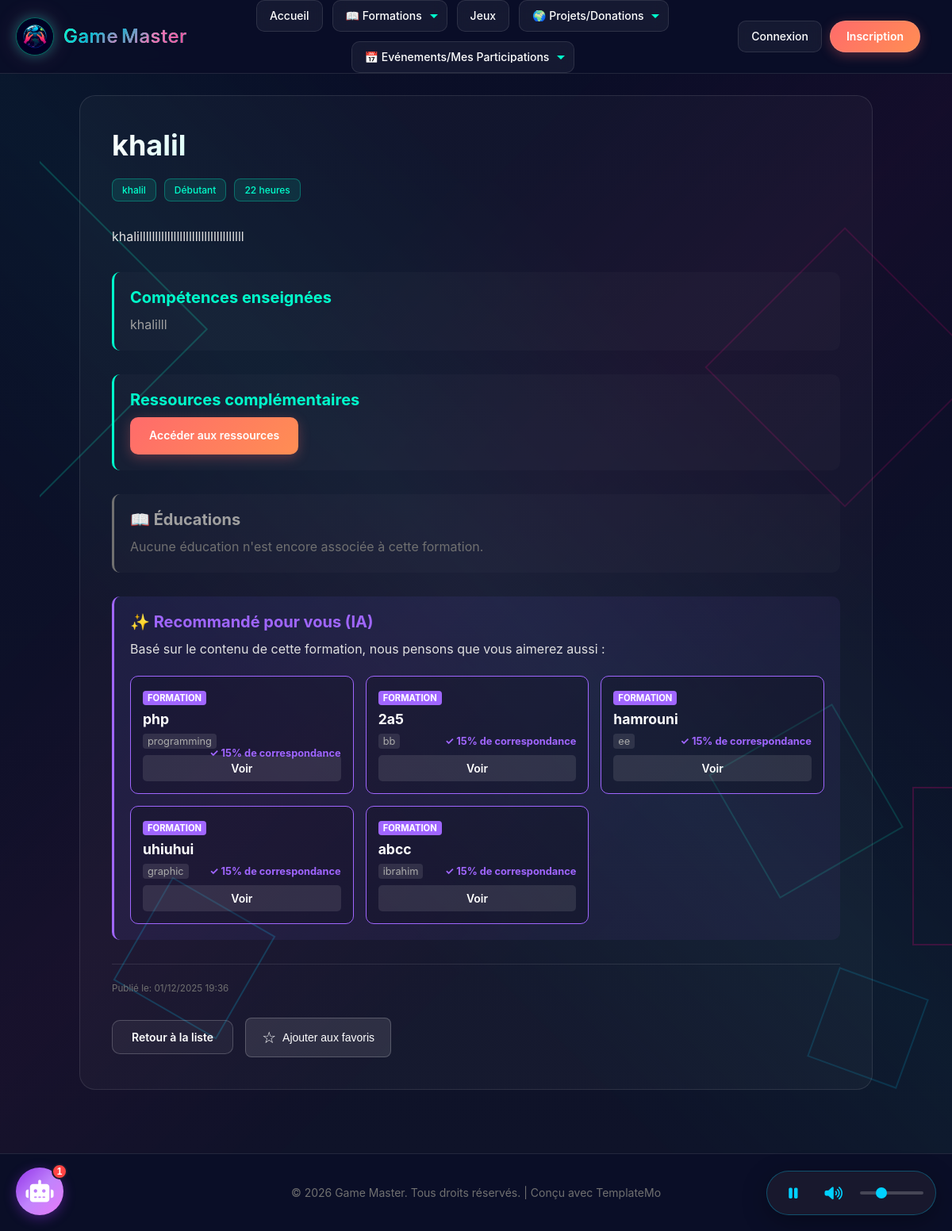
The page /?controller=formation&action=detail&id=19 on the database its author committed.
### tables this page shows
CREATE TABLE `formations` (
  `id` int(11) NOT NULL,
  `title` varchar(255) NOT NULL,
  `description` text NOT NULL,
  `competences` text DEFAULT NULL,
  `difficulte` enum('Débutant','Intermédiaire','Avancé') DEFAULT 'Débutant',
  `duree` int(11) DEFAULT 0,
  `categorie` varchar(255) DEFAULT NULL,
  `lien_ressources` varchar(500) DEFAULT NULL,
  `impact_social` text DEFAULT NULL,
  `created_at` timestamp NOT NULL DEFAULT current_timestamp(),
  `updated_at` timestamp NOT NULL DEFAULT current_timestamp() ON UPDATE current_timestamp(),
  `category_id` int(11) DEFAULT NULL
);

### views/front/formation_details.php (the view, shortened to what the rows shown need)
<?php
include "views/front/includes/header.php";
?>
<section class="content-section">
    <div class="content-container">
        <?php if (isset($result) && $result) { ?>
            <article class="detail-card">
                <h2><?php echo htmlspecialchars($result['title']); ?></h2>
                <div class="meta-info">
                    <?php if (!empty($result['categorie'])) { ?>
                        <span class="badge"><?php echo htmlspecialchars($result['categorie']); ?></span>
                    <?php } ?>
                    <?php if (!empty($result['difficulte'])) { ?>
                        <span class="badge"><?php echo htmlspecialchars($result['difficulte']); ?></span>
                    <?php } ?>
                    <?php if (!empty($result['duree'])) { ?>
                        <span class="badge"><?php echo htmlspecialchars($result['duree']); ?> heures</span>
                    <?php } ?>
                </div>
                <div class="description">
                    <p><?php echo nl2br(htmlspecialchars($result['description'])); ?></p>
                </div>
                <?php if (!empty($result['competences'])) { ?>
                    <div class="info-section">
                        <h3>Compétences enseignées</h3>
                        <p><?php echo htmlspecialchars($result['competences']); ?></p>
                    </div>
                <?php } ?>
                <?php if (!empty($result['lien_ressources'])) { ?>
                    <div class="info-section">
                        <h3>Ressources complémentaires</h3>
                        <p><a href="<?php echo htmlspecialchars($result['lien_ressources']); ?>" target="_blank" class="btn btn-primary">Accéder aux ressources</a></p>
                    </div>
                <?php } ?>
                <?php if (isset($relatedEducations) && count($relatedEducations) > 0) { ?>
                    <div class="info-section" style="background: rgba(0, 255, 204, 0.05); border-left-color: #00ffcc; margin-top: 30px;">
                        <h3 style="color: #00ffcc;">📖 Éducations de cette Formation</h3>
                        <p style="margin-bottom: 20px; color: #a0a0a0;">
                            Cette formation comprend <?php echo count($relatedEducations); ?> éducation(s):
                        </p>
                        <div class="educations-list" style="display: grid; gap: 15px;">
                            <?php foreach($relatedEducations as $education) { ?>
                                <div class="education-card" style="background: rgba(255, 255, 255, 0.03); border: 1px solid rgba(0, 255, 204, 0.2); border-radius: 10px; padding: 20px; transition: all 0.3s ease; cursor: pointer;"
                                     onmouseover="this.style.background='rgba(0, 255, 204, 0.08)'; this.style.borderColor='rgba(0, 255, 204, 0.4)'; this.style.transform='translateY(-2px)';"
                                     onmouseout="this.style.background='rgba(255, 255, 255, 0.03)'; this.style.borderColor='rgba(0, 255, 204, 0.2)'; this.style.transform='translateY(0)';">
                                    <h4 style="margin: 0 0 10px 0; color: #ffffff;">
                                        <a href="?controller=education&action=detail&id=<?php echo $education['id']; ?>"
                                           style="color: #00ffcc; text-decoration: none;">
                                            <?php echo htmlspecialchars($education['title']); ?>
                                        </a>
                                    </h4>
                                    <div style="display: flex; gap: 10px; flex-wrap: wrap; margin-bottom: 10px;">
                                        <?php if (!empty($education['difficulte'])) { ?>
                                            <span class="badge"><?php echo htmlspecialchars($education['difficulte']); ?></span>
                                        <?php } ?>
                                        <?php if (!empty($education['duree'])) { ?>
                                            <span class="badge"><?php echo htmlspecialchars($education['duree']); ?>h</span>
                                        <?php } ?>
                                    </div>
                                    <?php if (!empty($education['description'])) { ?>
                                        <p style="color: #a0a0a0; font-size: 14px; margin: 10px 0; line-height: 1.6;">
                                            <?php echo htmlspecialchars(substr($education['description'], 0, 150)); ?>
                                            <?php echo strlen($education['description']) > 150 ? '...' : ''; ?>
                                        </p>
                                    <?php } ?>
                                    <a href="?controller=education&action=detail&id=<?php echo $education['id']; ?>"
                                       class="btn btn-primary" style="margin-top: 10px; display: inline-block;">
                                        Voir les détails
                                    </a>
                                </div>
                            <?php } ?>
                        </div>
                    </div>
                <?php } else { ?>
                    <div class="info-section" style="background: rgba(255, 255, 255, 0.02); border-left-color: #707070;">
                        <h3 style="color: #a0a0a0;">📖 Éducations</h3>
                        <p style="color: #707070;">Aucune éducation n'est encore associée à cette formation.</p>
                    </div>
                <?php } ?>
                <?php if (isset($recommendations) && count($recommendations) > 0) { ?>
                    <div class="info-section" style="background: linear-gradient(135deg, rgba(100, 100, 255, 0.1), rgba(200, 100, 255, 0.05)); border-left-color: #a066ff; margin-top: 30px;">
                        <h3 style="color: #a066ff;">✨ Recommandé pour vous (IA)</h3>
                        <p style="margin-bottom: 20px; color: #e0e0e0;">
                            Basé sur le contenu de cette formation, nous pensons que vous aimerez aussi :
                        </p>
                        <div class="recommendations-list" style="display: grid; grid-template-columns: repeat(auto-fill, minmax(250px, 1fr)); gap: 15px;">
                            <?php foreach($recommendations as $rec) {
                                $isEducation = isset($rec['type']) && $rec['type'] === 'education';
                                $link = $isEducation
                                    ? "?controller=education&action=detail&id=" . $rec['id']
                                    : "?controller=formation&action=detail&id=" . $rec['id'];
                                $badgeColor = $isEducation ? '#ff9900' : '#a066ff';
                                $badgeText = $isEducation ? 'Éducation' : 'Formation';
                            ?>
                                <div class="recommendation-card" style="background: rgba(0, 0, 0, 0.2); border: 1px solid <?php echo $badgeColor; ?>; border-radius: 10px; padding: 15px; transition: all 0.3s ease;">
                                    <div style="margin-bottom: 8px;">
                                        <span style="background: <?php echo $badgeColor; ?>; color: #fff; font-size: 0.7rem; padding: 2px 6px; border-radius: 4px; text-transform: uppercase; font-weight: bold;">
                                            <?php echo $badgeText; ?>
                                        </span>
                                    </div>
                                    <h4 style="margin: 0 0 10px 0; font-size: 1.1rem;">
                                        <a href="<?php echo $link; ?>" style="color: #fff; text-decoration: none;">
                                            <?php echo htmlspecialchars($rec['title']); ?>
                                        </a>
                                    </h4>
                                    <div style="font-size: 0.8rem; color: #aaa; margin-bottom: 10px;">
                                        <?php if (!empty($rec['categorie'])) { ?>
                                            <span style="background: rgba(255,255,255,0.1); padding: 2px 6px; border-radius: 4px;"><?php echo htmlspecialchars($rec['categorie']); ?></span>
                                        <?php } ?>
                                        <?php if (isset($rec['recommendation_score'])) {
                                            $score = $rec['recommendation_score'];
                                            $percentage = min(100, max(0, $score));
                                        ?>
                                            <span style="color: <?php echo $badgeColor; ?>; float: right; font-weight: bold;">
                                                ✓ <?php echo $percentage; ?>% de correspondance
                                            </span>
                                        <?php } ?>
                                    </div>
                                    <a href="<?php echo $link; ?>" class="btn btn-sm" style="background: rgba(255, 255, 255, 0.1); color: #fff; width: 100%; text-align: center; display: block; padding: 8px 0; border-radius: 5px; text-decoration: none;">
                                        Voir
                                    </a>
                                </div>
                            <?php } ?>
                        </div>
                    </div>
                <?php } ?>
                <div class="meta">
                    <small>Publié le: <?php echo date('d/m/Y H:i', strtotime($result['created_at'])); ?></small>
                </div>
                <div class="actions" style="display: flex; gap: 15px; align-items: center; flex-wrap: wrap;">
                    <a href="?controller=formation&action=list" class="btn btn-secondary">Retour à la liste</a>
                    <button class="btn-favorite <?php echo isset($isFavorite) && $isFavorite ? 'active' : ''; ?>"
                            onclick="toggleFormationFavorite(<?php echo $result['id']; ?>, this)"
                            title="<?php echo isset($isFavorite) && $isFavorite ? 'Retirer des favoris' : 'Ajouter aux favoris'; ?>">
                        <span class="favorite-icon"><?php echo isset($isFavorite) && $isFavorite ? '⭐' : '☆'; ?></span>
                        <span class="favorite-text"><?php echo isset($isFavorite) && $isFavorite ? 'Favori' : 'Ajouter aux favoris'; ?></span>
                    </button>
                </div>
            </article>
        <?php } ?>
    </div>
</section>
<?php include "views/front/includes/footer.php"; ?>

### rows shown on the page
formations: title "khalil", categorie "khalil", difficulte "Débutant", duree "22", description "khalillllllllllllllllllllllllllllllllll", competences "khalilll", created_at "01/12/2025 19:36"
formations: badgeText "FORMATION", title "php", categorie "programming", category "15"
formations: badgeText "FORMATION", title "2a5", categorie "bb", percentage "15"
formations: badgeText "FORMATION", title "hamrouni", categorie "ee", percentage "15"
formations: badgeText "FORMATION", title "uhiuhui", categorie "graphic", percentage "15"
formations: badgeText "FORMATION", title "abcc", categorie "ibrahim", percentage "15"

### other values the page prints
form field value "🌍 Projets/Donations"
form field value "📅 Événements/Mes Participations"
